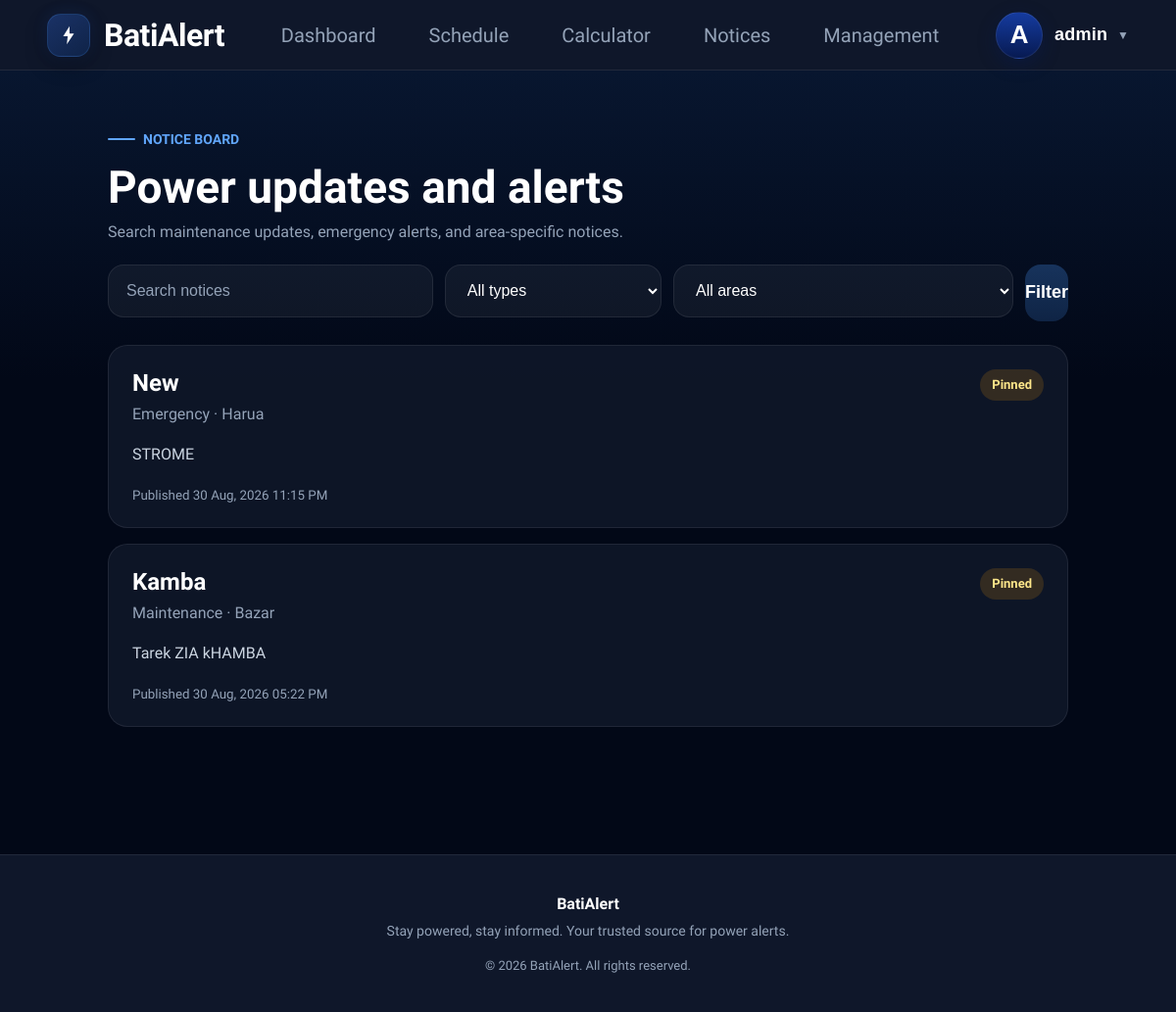
Page /notice/ (signed in) on the committed database.
### core/models.py (models this page shows, shortened)
class Notice(models.Model):
    NOTICE_TYPES = [
        ('Emergency', 'Emergency'),
        ('Maintenance', 'Maintenance'),
        ('General', 'General'),
    ]
    area = models.ForeignKey(
        Area,
        on_delete=models.SET_NULL,
        null=True,
        blank=True
    )
    title = models.CharField(
        max_length=200
    )
    message = models.TextField()
    notice_type = models.CharField(
        max_length=50,
        choices=NOTICE_TYPES
    )
    created_at = models.DateTimeField(
        auto_now_add=True
    )
    is_pinned = models.BooleanField(
        default=False
    )

class Area(models.Model):
    district = models.CharField(max_length=100)
    upazila = models.CharField(max_length=100)
    area_name = models.CharField(max_length=100)

### core/views.py (the view)
# urls.py: path('notice/', views.notice_view, name='notices'),path('home/', views.home, name='home'),
def notice_view(request):
    notices = (
        Notice.objects
        .select_related('area')
        .all()
    )
    query = request.GET.get('q', '').strip()
    notice_type = request.GET.get('type', '').strip()
    area_id = request.GET.get('area', '').strip()
    if query:
        notices = notices.filter(
            Q(title__icontains=query) |
            Q(message__icontains=query)
        )
    if notice_type:
        notices = notices.filter(
            notice_type=notice_type
        )
    if area_id:
        notices = notices.filter(
            area_id=area_id
        )
    notices = notices.order_by('-is_pinned', '-created_at')
    notice_list = list(notices)
    unread_ids = set()
    if request.user.is_authenticated:
        read_ids = set(
            NoticeRead.objects
            .filter(
                user=request.user,
                notice__in=notice_list
            )
            .values_list('notice_id', flat=True)
        )
        unread_ids = {
            notice.id
            for notice in notice_list
            if notice.id not in read_ids
        }
        NoticeRead.objects.bulk_create(
            [
                NoticeRead(
                    user=request.user,
                    notice=notice
                )
                for notice in notice_list
                if notice.id in unread_ids
            ],
            ignore_conflicts=True
        )
    return render(
        request,
        'notice.html',
        {
            'notices': notice_list,
            'unread_ids': unread_ids,
            'notice_types': Notice.NOTICE_TYPES,
            'areas': Area.objects.all().order_by(
                'district',
                'upazila',
                'area_name'
            ),
            'query': query,
            'selected_type': notice_type,
            'selected_area': area_id,
        }
    )

### users/context_processors.py (called while the page is built)
def appliance_context(request):
    return {
        "appliances":
        Appliance.objects.all()
    }

### templates/notice.html (shortened to what this page needs)
{% extends 'base.html' %}
{% block content %}
<section class="notice-section-page">
    <div class="notice-container-page">
        <div class="page-heading-row">
            <div>
                <span class="home-kicker">Notice Board</span>
                <h1>Power updates and alerts</h1>
                <p>Search maintenance updates, emergency alerts, and area-specific notices.</p>
            </div>
        </div>
        <form method="GET" class="notice-filter-bar">
            <input class="form-input" type="search" name="q" value="{{ query }}" placeholder="Search notices">
            <select class="form-input" name="type">
                <option value="">All types</option>
            </select>
            <select class="form-input" name="area">
                <option value="">All areas</option>
            </select>
            <button class="schedule-btn" type="submit">Filter</button>
        </form>
        <div class="notice-list-page">
            {% for notice in notices %}
            <article class="notice-card-page {% if notice.id in unread_ids %}unread{% endif %}">
                <div class="notice-card-top">
                    <div>
                        <h2>{{ notice.title }}</h2>
                        <span>{{ notice.notice_type }}{% if notice.area %} · {{ notice.area.area_name }}{% endif %}</span>
                    </div>
                    <div class="notice-badges">
                        {% if notice.is_pinned %}<span class="notice-badge pinned">Pinned</span>{% endif %}
                    </div>
                </div>
                <p>{{ notice.message }}</p>
                <small>Published {{ notice.created_at|date:"d M, Y h:i A" }}</small>
            </article>
            {% empty %}
            <div class="dashboard-empty">
                <h3>No notices found</h3>
                <p>Try changing your search or filters.</p>
            </div>
            {% endfor %}
        </div>
    </div>
</section>
{% endblock %}

### templates/navbar.html (shortened to what this page needs)
<nav class="navbar">
  <div class="navbar-left">
    <a href="{% url "home" %}"
       class="brand">
    <div class="brand-logo">
        <svg
            viewBox="0 0 24 24"
            width="22"
            height="22"
            fill="none">
            <path
                d="M13 2L6 13H11L10 22L18 10H13V2Z"
                fill="white"/>
        </svg>
    </div>
    <span class="brand-text">
        BatiAlert
    </span>
</a>
  </div>
  <div class="navbar-center">
    <a href="{% url "dashboard" %}"
       class="nav-link protected-link">
        Dashboard
    </a>
    <a href="{% url "schedule" %}"
       class="nav-link protected-link">
        Schedule
    </a>
    <a href="{% url "calculator" %}"
       class="nav-link protected-link">
        Calculator
    </a>
    <a href="{% url "notices" %}"
       class="nav-link protected-link">
        Notices
    </a>
    {% if request.user.is_staff %}
    <a href="{% url "management_dashboard" %}"
       class="nav-link">
        Management
    </a>
    {% endif %}
</div>
  <div class="navbar-right">
    {% if request.user.is_authenticated %}
        <button
            id="profileBtn"
            class="profile-btn">
            <div class="profile-avatar">
                {{ request.user.username|first|upper }}
            </div>
            <span class="profile-name">
                {{ request.user.username }}
            </span>
           <span class="dropdown-arrow">
  ▼
</span>
        </button>
    {% endif %}
</div>
</nav>

### rows in the picture
Notice: title "New", notice_type "Emergency", area.area_name "Harua", is_pinned "Pinned", message "STROME", created_at "30 Aug, 2026 11:15 PM"
Notice: title "Kamba", notice_type "Maintenance", area.area_name "Bazar", is_pinned "Pinned", message "Tarek ZIA kHAMBA", created_at "30 Aug, 2026 05:22 PM"

### other values in the picture
{{ request.user.username|first|upper }} "A"
{{ request.user.username }} "admin"
